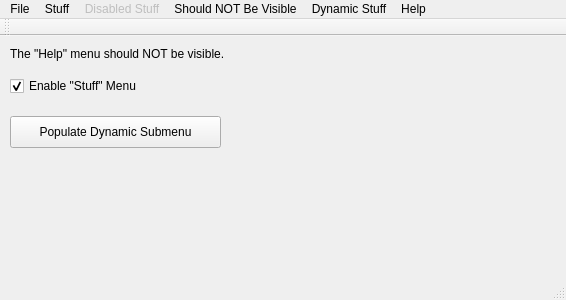
<?xml version="1.0" encoding="UTF-8"?>
<ui version="4.0">
 <class>MainWindow</class>
 <widget class="QMainWindow" name="MainWindow">
  <property name="geometry">
   <rect>
    <x>0</x>
    <y>0</y>
    <width>566</width>
    <height>300</height>
   </rect>
  </property>
  <property name="windowTitle">
   <string>MainWindow</string>
  </property>
  <widget class="QWidget" name="centralWidget">
   <widget class="QCheckBox" name="checkBox">
    <property name="geometry">
     <rect>
      <x>10</x>
      <y>40</y>
      <width>151</width>
      <height>20</height>
     </rect>
    </property>
    <property name="text">
     <string>Enable &quot;Stuff&quot; Menu</string>
    </property>
    <property name="checked">
     <bool>true</bool>
    </property>
   </widget>
   <widget class="QLabel" name="label">
    <property name="geometry">
     <rect>
      <x>10</x>
      <y>10</y>
      <width>321</width>
      <height>16</height>
     </rect>
    </property>
    <property name="text">
     <string>The &quot;Help&quot; menu should NOT be visible.</string>
    </property>
   </widget>
   <widget class="QPushButton" name="pushButton">
    <property name="geometry">
     <rect>
      <x>10</x>
      <y>80</y>
      <width>211</width>
      <height>32</height>
     </rect>
    </property>
    <property name="text">
     <string>Populate Dynamic Submenu</string>
    </property>
   </widget>
  </widget>
  <widget class="QMenuBar" name="menuBar">
   <property name="geometry">
    <rect>
     <x>0</x>
     <y>0</y>
     <width>566</width>
     <height>22</height>
    </rect>
   </property>
   <widget class="QMenu" name="menuStuff">
    <property name="title">
     <string>Stuff</string>
    </property>
    <widget class="QMenu" name="menuSubmenu">
     <property name="title">
      <string>Submenu</string>
     </property>
     <widget class="QMenu" name="menuMore_Submenu_2">
      <property name="title">
       <string>More Submenu</string>
      </property>
      <addaction name="actionMOARH"/>
     </widget>
     <addaction name="actionWith_More_Stuff"/>
     <addaction name="menuMore_Submenu_2"/>
    </widget>
    <widget class="QMenu" name="menuDisabled_Submenu">
     <property name="enabled">
      <bool>false</bool>
     </property>
     <property name="title">
      <string>Disabled Submenu</string>
     </property>
     <widget class="QMenu" name="menuMore_Submenu">
      <property name="title">
       <string>More Submenu</string>
      </property>
      <addaction name="actionShould_be_Disabled_Too"/>
     </widget>
     <addaction name="actionShould_be_Disabled"/>
     <addaction name="menuMore_Submenu"/>
    </widget>
    <addaction name="actionItem"/>
    <addaction name="menuSubmenu"/>
    <addaction name="actionDisabled_Item"/>
    <addaction name="menuDisabled_Submenu"/>
   </widget>
   <widget class="QMenu" name="menuDisabled_Stuff">
    <property name="enabled">
     <bool>false</bool>
    </property>
    <property name="title">
     <string>Disabled Stuff</string>
    </property>
    <widget class="QMenu" name="menuSubmenu_2">
     <property name="title">
      <string>Disabled Submenu</string>
     </property>
     <widget class="QMenu" name="menuSubsubmenu">
      <property name="title">
       <string>Disabled Subsubmenu</string>
      </property>
      <addaction name="actionWith_its_own_Stuff"/>
     </widget>
     <addaction name="actionMore_Disabled_Stuff"/>
     <addaction name="menuSubsubmenu"/>
    </widget>
    <addaction name="actionItem_2"/>
    <addaction name="menuSubmenu_2"/>
   </widget>
   <widget class="QMenu" name="menuShould_NOT_Be_Visible">
    <property name="title">
     <string>Should NOT Be Visible</string>
    </property>
    <addaction name="actionAbout"/>
   </widget>
   <widget class="QMenu" name="menuHelp">
    <property name="title">
     <string>Help</string>
    </property>
    <addaction name="actionAbout_Qt"/>
   </widget>
   <widget class="QMenu" name="menuDynamic_Stuff">
    <property name="title">
     <string>Dynamic Stuff</string>
    </property>
    <widget class="QMenu" name="menuAfter_aboutToShow">
     <property name="title">
      <string>Populated After aboutToShow()</string>
     </property>
    </widget>
    <widget class="QMenu" name="menuOn_Click">
     <property name="title">
      <string>Click Button to Populate</string>
     </property>
    </widget>
    <widget class="QMenu" name="menuPopulated_by_Timer">
     <property name="title">
      <string>Populated by Timer</string>
     </property>
    </widget>
    <addaction name="menuOn_Click"/>
    <addaction name="menuAfter_aboutToShow"/>
    <addaction name="menuPopulated_by_Timer"/>
   </widget>
   <widget class="QMenu" name="menuFile">
    <property name="title">
     <string>File</string>
    </property>
    <addaction name="actionNew"/>
    <addaction name="actionNo_Empty_Spaces_Below"/>
    <addaction name="actionQuit"/>
   </widget>
   <addaction name="menuFile"/>
   <addaction name="menuStuff"/>
   <addaction name="menuDisabled_Stuff"/>
   <addaction name="menuShould_NOT_Be_Visible"/>
   <addaction name="menuDynamic_Stuff"/>
   <addaction name="menuHelp"/>
  </widget>
  <widget class="QToolBar" name="mainToolBar">
   <attribute name="toolBarArea">
    <enum>TopToolBarArea</enum>
   </attribute>
   <attribute name="toolBarBreak">
    <bool>false</bool>
   </attribute>
  </widget>
  <widget class="QStatusBar" name="statusBar"/>
  <action name="actionWith_More_Stuff">
   <property name="text">
    <string>With More Stuff</string>
   </property>
  </action>
  <action name="actionDisabled_Item">
   <property name="enabled">
    <bool>false</bool>
   </property>
   <property name="text">
    <string>Disabled Item</string>
   </property>
  </action>
  <action name="actionItem">
   <property name="text">
    <string>Item</string>
   </property>
  </action>
  <action name="actionShould_be_Disabled">
   <property name="text">
    <string>Should be Disabled</string>
   </property>
  </action>
  <action name="actionShould_be_Disabled_Too">
   <property name="text">
    <string>Should be Disabled Too</string>
   </property>
  </action>
  <action name="actionMOARH">
   <property name="text">
    <string>MOAR!!</string>
   </property>
  </action>
  <action name="actionItem_2">
   <property name="enabled">
    <bool>true</bool>
   </property>
   <property name="text">
    <string>Disabled Item</string>
   </property>
  </action>
  <action name="actionMore_Disabled_Stuff">
   <property name="text">
    <string>More Disabled Stuff</string>
   </property>
  </action>
  <action name="actionWith_its_own_Stuff">
   <property name="text">
    <string>With its own Disabled Stuff</string>
   </property>
  </action>
  <action name="actionAbout">
   <property name="text">
    <string>About</string>
   </property>
  </action>
  <action name="actionAbout_Qt">
   <property name="text">
    <string>About Qt</string>
   </property>
  </action>
  <action name="actionQuit">
   <property name="text">
    <string>Exit</string>
   </property>
  </action>
  <action name="actionNew">
   <property name="text">
    <string>New...</string>
   </property>
  </action>
  <action name="actionNo_Empty_Spaces_Below">
   <property name="text">
    <string>No Empty Spaces Below</string>
   </property>
  </action>
 </widget>
 <layoutdefault spacing="6" margin="11"/>
 <resources/>
 <connections>
  <connection>
   <sender>checkBox</sender>
   <signal>toggled(bool)</signal>
   <receiver>MainWindow</receiver>
   <slot>enableStuffMenu(bool)</slot>
   <hints>
    <hint type="sourcelabel">
     <x>62</x>
     <y>94</y>
    </hint>
    <hint type="destinationlabel">
     <x>72</x>
     <y>73</y>
    </hint>
   </hints>
  </connection>
 </connections>
 <slots>
  <slot>enableStuffMenu(bool)</slot>
 </slots>
</ui>
